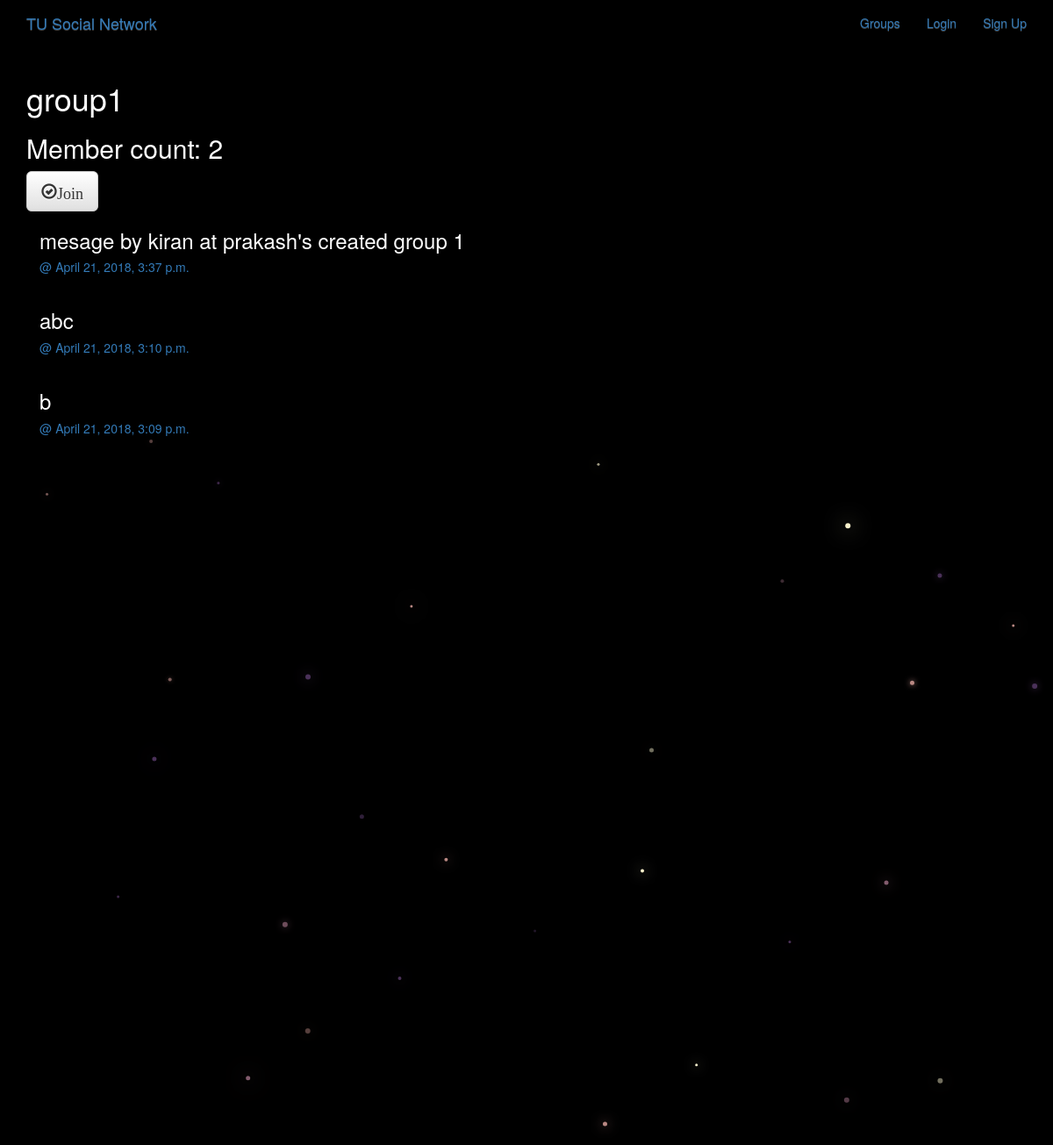
The page /groups/post/in/group1/ on the database its author committed.
### groups/models.py (models this page shows, shortened)
class Group(models.Model):
    name = models.CharField(max_length=255, unique=True)
    slug = models.SlugField(allow_unicode=True, unique=True)
    description = models.TextField(blank=True, default='')
    description_html = models.TextField(editable=False, default='', blank=True)
    members = models.ManyToManyField(User, through='GroupMember')
    class Meta:
        ordering = ['name',]

### posts/models.py (models this page shows, shortened)
class Post(models.Model):
    user = models.ForeignKey(User, related_name='posts')
    created_at = models.DateTimeField(auto_now=True)
    message = models.TextField()
    message_html = models.TextField(editable=False)
    group = models.ForeignKey(Group, related_name='posts', null=True, blank=True)
    class Meta:
        ordering = ['-created_at']
        unique_together = ['user', 'message']

### groups/views.py (the view)
# urls.py: url(r"post/in/(?P<slug>[-\w]+)/$", views.SingleGroup.as_view(), name='single'),
class SingleGroup(DetailView):
    model = Group

### groups/templates/groups/group_detail.html
{% extends "groups/group_base.html" %}
{% block pregroup %}
<h1> {{group.name}} </h1>
<h2> Member count: {{ group.members.count }} </h2>
<div class="content">
    {% if user in group.members.all %}
        <a href="{% url 'groups:leave' slug=group.slug %}" class="btn btn-lg btn-fill btn-warning">
            <span class="glyphicon glyphicon-remove-circle">Leave</span>
        </a>
    {% else %}
        <a href="{% url 'groups:join' slug=group.slug %}" class="btn btn-lg btn-fill btn-default">
            <span class="glyphicon glyphicon-ok-circle">Join</span>
        </a>
    {% endif %}
</div>
{% endblock pregroup %}
{% block group_content %}
<div class="col-md-8">
    {% if group.posts.count == 0 %}
        <h2>No posts in this group yet!</h2>
    {% else %}
        {% for post in group.posts.all %}
            {% include "posts/_post.html" %}
        {% endfor %}
    {% endif %}
</div>
{% endblock group_content %}

### posts/templates/posts/_post.html (shortened to what this page needs)
<div class="post media">
    <h3>{{ post.message_html|safe}}</h3>
    <div class="media-body">
        <h5 class="media-heading">
            <span class="username">
                <a href="{% url 'posts:for_user' username=post.user.username %}">@{{user.username}}</a>
            </span>
            <time class="time">
                <a href="{% url 'posts:single' username=post.user.username pk=post.pk %}">{{post.created_at}}</a>
            </time>
        </h5>
    </div>
</div>

### static/simplesocial/css/master.css (style rules this page uses)
body { margin: 0; overflow: hidden; background-color: black; color:white; }

### rows shown on the page
Group: name "group1", members.count "2"
Post: message_html "mesage by kiran at prakash's created group 1", created_at "April 21, 2018, 3:37 p.m."
Post: message_html "abc", created_at "April 21, 2018, 3:10 p.m."
Post: message_html "b", created_at "April 21, 2018, 3:09 p.m."
